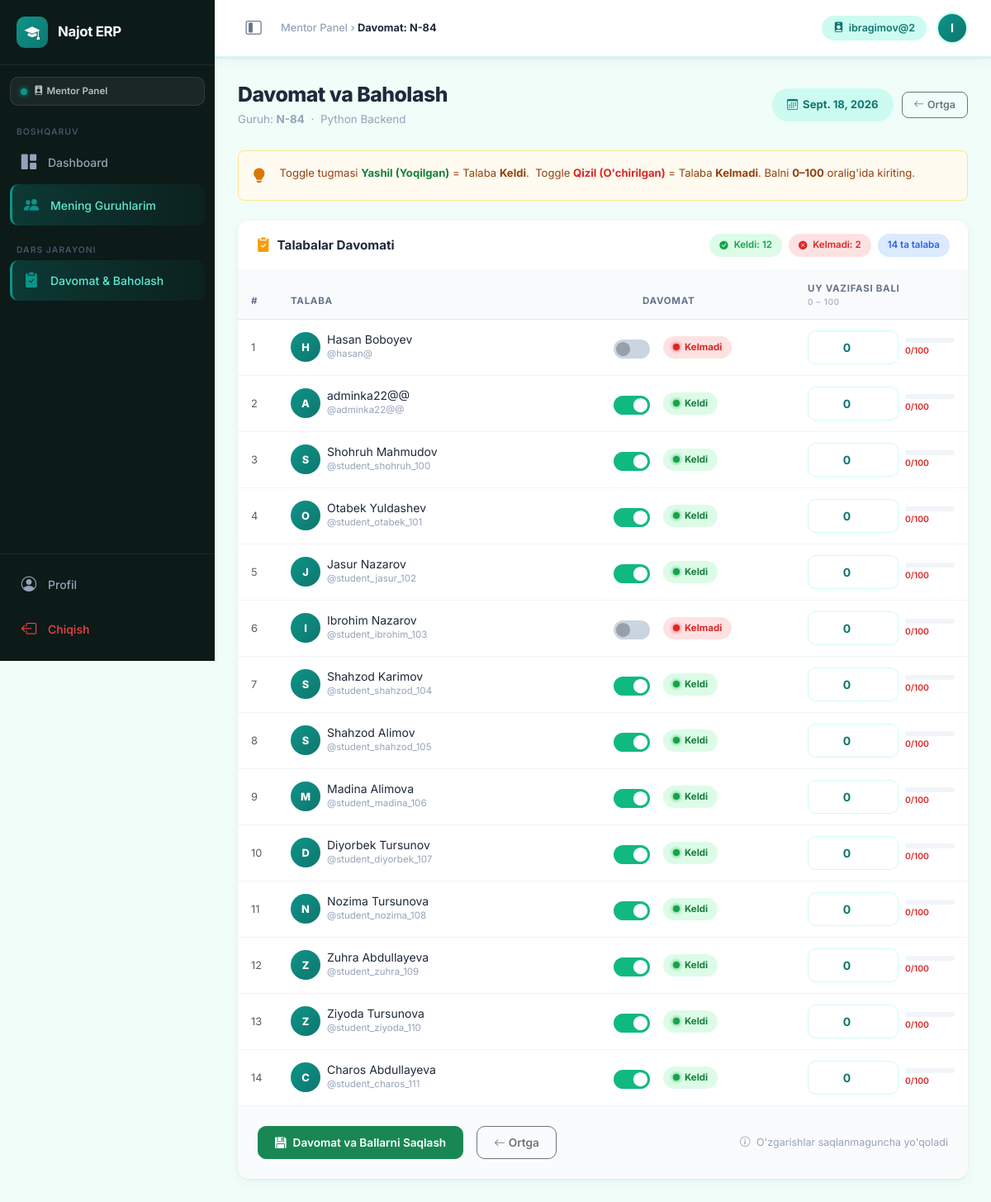
/lms/groups/1/attendance/ (signed in), run on the app's committed database.
### courses/models.py (models this page shows, shortened)
class Group(models.Model):
    name = models.CharField(max_length=50, verbose_name="Guruh nomi")
    course = models.ForeignKey(
        Course,
        on_delete=models.CASCADE,
        related_name='groups',
        verbose_name="Kurs"
    )
    mentor = models.ForeignKey(
        settings.AUTH_USER_MODEL,
        on_delete=models.SET_NULL,
        null=True,
        blank=True,
        related_name='mentor_groups',
        limit_choices_to={'role': 'MENTOR'},
        verbose_name="Mentor"
    )
    start_date = models.DateField(verbose_name="Boshlanish sanasi")
    is_active = models.BooleanField(default=True, verbose_name="Faolmi?")

class Course(models.Model):
    name = models.CharField(max_length=100, verbose_name="Kurs nomi")
    description = models.TextField(blank=True, null=True, verbose_name="Tavsif")
    price = models.DecimalField(max_digits=10, decimal_places=2, verbose_name="Narxi (so'm)")
    duration_months = models.PositiveIntegerField(default=1, verbose_name="Davomiyligi (oy)")

class GroupStudent(models.Model):
    group = models.ForeignKey(
        Group,
        on_delete=models.CASCADE,
        related_name='students',
        verbose_name="Guruh"
    )
    student = models.ForeignKey(
        settings.AUTH_USER_MODEL,
        on_delete=models.CASCADE,
        related_name='enrolled_groups',
        limit_choices_to={'role': 'STUDENT'},
        verbose_name="Talaba"
    )
    joined_at = models.DateField(auto_now_add=True, verbose_name="Qo'shilgan sanasi")
    class Meta:
        unique_together = ('group', 'student')

### users/models.py (models this page shows, shortened)
class User(AbstractUser):
    ROLE_CHOICES = (
        ('ADMIN', 'Admin'),
        ('MENTOR', 'Mentor'),
        ('STUDENT', 'Student'),
    )
    role = models.CharField(max_length=10, choices=ROLE_CHOICES, default='STUDENT')
    phone = models.CharField(max_length=15, blank=True, null=True)  # Telefon maydoni
    avatar = models.ImageField(upload_to='avatars/', blank=True, null=True)  # Profil rasmi
    objects = CustomUserManager()  # Manager'ni shu yerga ulaymiz
    @property
    def is_mentor(self):
        return self.role == 'MENTOR'

### lms/models.py (models this page shows, shortened)
class Attendance(models.Model):
    group_student = models.ForeignKey(
        GroupStudent,
        on_delete=models.CASCADE,
        related_name='attendances',
        verbose_name="Talaba"
    )
    date = models.DateField(verbose_name="Dars sanasi")
    is_present = models.BooleanField(default=True, verbose_name="Keldi/Kelmadi")
    score = models.PositiveIntegerField(default=0, verbose_name="Uy vazifasi bali (0-100)")
    class Meta:
        unique_together = ('group_student', 'date')

### lms/views.py (the view, shortened to what this page needs)
# urls.py: path('groups/<int:group_id>/attendance/', AttendanceView.as_view(), name='attendance'),
class AttendanceView(LoginRequiredMixin, View):
    def get(self, request, group_id):
        group = get_object_or_404(Group, pk=group_id)
        students = GroupStudent.objects.filter(group=group)
        today = date.today()
        attendances = Attendance.objects.filter(group_student__in=students, date=today)
        attendance_dict = {att.group_student_id: att for att in attendances}
        return render(request, 'lms/attendance.html', {
            'group': group,
            'students': students,
            'today': today,
            'attendance_dict': attendance_dict,
        })

### lms/templatetags/lms_extras.py (called while the page is built)
@register.filter
def get_item(dictionary, key):
    return dictionary.get(key)

### templates/lms/attendance.html (shortened to what this page needs)
{% extends 'base_shared.html' %}
{% load lms_extras %}
{% block page_title %}Davomat: {{ group.name }}{% endblock %}
{% block nav_groups %}active{% endblock %}
{% block nav_attendance %}active{% endblock %}
{% block content %}
<div class="page-header">
    <div>
        <h1>Davomat va Baholash</h1>
        <div class="page-subtitle">
            Guruh: <strong>{{ group.name }}</strong>
            &nbsp;·&nbsp;
            <span style="color:#94a3b8;">{{ group.course.name }}</span>
        </div>
    </div>
    <div style="display:flex; align-items:center; gap:10px;">
        <div class="topbar-badge" style="padding:10px 18px; font-size:.82rem;">
            <i class="bi bi-calendar3"></i>
            <span style="font-weight:700;">{{ today }}</span>
        </div>
        <a href="{% url 'group_detail' group.id %}"
           class="btn btn-sm btn-outline-secondary">
            <i class="bi bi-arrow-left me-1"></i>Ortga
        </a>
    </div>
</div>
<div class="d-flex align-items-start gap-3 p-3 mb-4 rounded-3"
     style="background:#fffbf0; border:1.5px solid #fde68a;">
    <i class="bi bi-lightbulb-fill" style="font-size:1.1rem; color:#d97706; flex-shrink:0; margin-top:1px;"></i>
    <div style="font-size:.82rem; color:#92400e; line-height:1.6;">
        Toggle tugmasi <strong style="color:#15803d;">Yashil (Yoqilgan)</strong> = Talaba
        <strong>Keldi</strong>.&nbsp;
        Toggle <strong style="color:#dc2626;">Qizil (O'chirilgan)</strong> = Talaba <strong>Kelmadi</strong>.
        Balni <strong>0–100</strong> oralig'ida kiriting.
    </div>
</div>
<div class="table-card card">
    <div class="card-header d-flex align-items-center gap-2 flex-wrap" style="row-gap:10px;">
        <i class="bi bi-clipboard2-check-fill" style="color:#f59e0b; font-size:1.1rem;"></i>
        <h5 class="me-auto">Talabalar Davomati</h5>
        {% if students %}
        <span class="badge-pill badge-active" id="presentCount">
            <i class="bi bi-check-circle-fill me-1" style="font-size:.65rem;"></i>
            Keldi: <span id="cntPresent">—</span>
        </span>
        <span class="badge-pill badge-inactive" id="absentCount">
            <i class="bi bi-x-circle-fill me-1" style="font-size:.65rem;"></i>
            Kelmadi: <span id="cntAbsent">—</span>
        </span>
        <span class="badge-pill badge-info">{{ students|length }} ta talaba</span>
        {% endif %}
    </div>
    <div class="card-body p-0">
        <form method="post" id="attendanceForm">
            <div class="table-responsive">
                <table class="table" id="attendanceTable">
                    <thead>
                        <tr>
                            <th style="width:48px;">#</th>
                            <th>Talaba</th>
                            <th style="width:200px;">
                                Davomat
                            </th>
                            <th style="width:180px;">
                                Uy Vazifasi Bali
                                <span style="font-size:.63rem; font-weight:400; color:#94a3b8; display:block;">0 – 100</span>
                            </th>
                        </tr>
                    </thead>
                    <tbody>
                        {% for gs in students %}
                        {% with att=attendance_dict|get_item:gs.id %}
                        {% with is_present=att.is_present|default:True %}
                        <tr data-present="{% if not att or att.is_present %}1{% else %}0{% endif %}">
                            <td class="text-muted fw-600" style="font-size:.8rem;">{{ forloop.counter }}</td>
                            <td>
                                <div class="d-flex align-items-center gap-2">
                                    <div style="width:36px;height:36px;border-radius:50%;flex-shrink:0;
                                                display:flex;align-items:center;justify-content:center;
                                                font-size:.8rem; font-weight:800; color:#fff;
                                                background:linear-gradient(135deg,var(--primary),var(--primary-dark));">
                                        {{ gs.student.get_full_name|default:gs.student.username|slice:":1"|upper }}
                                    </div>
                                    <div>
                                        <div class="fw-700" style="font-size:.875rem; color:#1e293b; line-height:1.2;">
                                            {{ gs.student.get_full_name|default:gs.student.username }}
                                        </div>
                                        <div style="font-size:.72rem; color:#94a3b8;">
                                            @{{ gs.student.username }}
                                        </div>
                                    </div>
                                </div>
                            </td>
                            <td>
                                <div class="d-flex align-items-center gap-3">
                                    <div class="form-check form-switch mb-0" style="padding-left:0;">
                                        <input class="form-check-input attend-toggle"
                                               type="checkbox"
                                               role="switch"
                                               id="present_{{ gs.id }}"
                                               name="present_{{ gs.id }}"
                                               data-id="{{ gs.id }}"
                                               {% if not att or att.is_present %}checked{% endif %}>
                                    </div>
                                    {% if not att or att.is_present %}
                                    <span class="attend-indicator present" id="ind_{{ gs.id }}">
                                        <span class="dot"></span>Keldi
                                    </span>
                                    {% else %}
                                    <span class="attend-indicator absent" id="ind_{{ gs.id }}">
                                        <span class="dot"></span>Kelmadi
                                    </span>
                                    {% endif %}
                                </div>
                            </td>
                            <td>
                                <div class="d-flex align-items-center gap-2">
                                    <input type="number" min="0" max="100"
                                           class="score-input"
                                           name="score_{{ gs.id }}"
                                           id="score_{{ gs.id }}"
                                           value="{{ att.score|default:0 }}"
                                           oninput="clampScore(this)">
                                    <div style="flex:1; min-width:60px;">
                                        <div style="height:6px; background:#f1f5f9; border-radius:4px; overflow:hidden;">
                                        </div>
                                        <div id="scoreLbl_{{ gs.id }}"
                                             style="font-size:.65rem; font-weight:600; margin-top:2px;
                                                    color:{% if att.score >= 80 %}#16a34a{% elif att.score >= 50 %}#d97706{% else %}#dc2626{% endif %};">
                                        </div>
                                    </div>
                                </div>
                            </td>
                        </tr>
                        {% endwith %}
                        {% endwith %}
                        {% endfor %}
                    </tbody>
                </table>
            </div>
            {% if students %}
            <div class="d-flex gap-3 align-items-center p-4"
                 style="border-top:1px solid #f1f5f9; background:#fafbfc;">
                <button type="submit" class="btn btn-success">
                    <i class="bi bi-floppy-fill me-2"></i>Davomat va Ballarni Saqlash
                </button>
                <a href="{% url 'group_detail' group.id %}" class="btn btn-outline-secondary">
                    <i class="bi bi-arrow-left me-1"></i>Ortga
                </a>
                <span style="margin-left:auto; font-size:.78rem; color:#94a3b8;">
                    <i class="bi bi-info-circle me-1"></i>
                    O'zgarishlar saqlanmaguncha yo'qoladi
                </span>
            </div>
            {% endif %}
        </form>
    </div>
</div>
{% endblock %}

### templates/base_shared.html (shortened to what this page needs)
<!DOCTYPE html>
<html lang="uz">
<head>
    <link href="https://cdn.jsdelivr.net/npm/bootstrap@5.3.2/dist/css/bootstrap.min.css" rel="stylesheet">
    <link href="https://cdn.jsdelivr.net/npm/bootstrap-icons@1.11.3/font/bootstrap-icons.min.css" rel="stylesheet">
</head>
<body class="{% if user.is_mentor %}role-mentor{% endif %}">
<nav id="sidebar">
    <a href="{% url 'dashboard' %}" class="sidebar-brand">
        <div class="brand-icon">
            {% if user.is_mentor %}
                <i class="bi bi-mortarboard-fill"></i>
            {% else %}
                <i class="bi bi-lightning-charge-fill"></i>
            {% endif %}
        </div>
        <span class="brand-text">Najot ERP</span>
    </a>
    <div class="role-chip">
        <span class="chip-dot"></span>
        <span class="chip-text">
            {% if user.is_mentor %}
                <i class="bi bi-person-badge-fill me-1"></i>Mentor Panel
            {% else %}
                <i class="bi bi-shield-fill-check me-1"></i>Admin Panel
            {% endif %}
        </span>
    </div>
    <div class="sidebar-nav">
        {% if user.is_mentor %}
        <div class="nav-label">Boshqaruv</div>
        <a href="{% url 'dashboard' %}" class="sidebar-item {% block nav_dashboard %}{% endblock %}">
            <i class="bi bi-grid-1x2-fill"></i>
            <span class="item-label">Dashboard</span>
        </a>
        <a href="{% url 'group_list' %}" class="sidebar-item {% block nav_groups %}{% endblock %}">
            <i class="bi bi-people-fill"></i>
            <span class="item-label">Mening Guruhlarim</span>
        </a>
        <div class="nav-label mt-3">Dars Jarayoni</div>
        <a href="{% url 'group_list' %}" class="sidebar-item {% block nav_attendance %}{% endblock %}">
            <i class="bi bi-clipboard2-check-fill"></i>
            <span class="item-label">Davomat & Baholash</span>
        </a>
        {% endif %}
    </div>
    <div class="sidebar-footer">
        <a href="{% url 'profile' %}" class="sidebar-item" style="color:#94a3b8; margin-bottom:4px;">
            <i class="bi bi-person-circle"></i>
            <span class="item-label">Profil</span>
        </a>
        <a href="{% url 'logout' %}" class="sidebar-item">
            <i class="bi bi-box-arrow-left"></i>
            <span class="item-label">Chiqish</span>
        </a>
    </div>
</nav>
<header id="topbar">
    <div class="topbar-left">
        <button id="sidebarToggle" title="Menyuni ochish/yopish">
            <i class="bi bi-layout-sidebar-inset"></i>
        </button>
        <div class="topbar-breadcrumb">
            {% if user.is_mentor %}Mentor Panel{% else %}Admin Panel{% endif %}
            &rsaquo; <span class="current">{% block page_title %}{% endblock %}</span>
        </div>
    </div>
    <div class="topbar-right">
        <div class="topbar-badge">
            {% if user.is_mentor %}
                <i class="bi bi-person-badge-fill"></i>
            {% else %}
                <i class="bi bi-shield-fill-check"></i>
            {% endif %}
            <span>{{ user.get_full_name|default:user.username }}</span>
        </div>
        <a href="{% url 'profile' %}" class="topbar-avatar" title="Profil">
            {{ user.username|slice:":1"|upper }}
        </a>
    </div>
</header>
<main id="main-content">
    <div class="content-wrapper">
        {% block content %}{% endblock %}
    </div>
</main>
</body>
</html>

### data on the page
Group: name "N-84", course.name "Python Backend"
User: get_full_name "ibragimov@2", username "I"
GroupStudent: student.get_full_name "H", student.get_full_name "Hasan Boboyev", student.username "hasan@"
Attendance: score "0"
GroupStudent: student.get_full_name "A", student.get_full_name "adminka22@@", student.username "adminka22@@", id "☑"
Attendance: score "0"
GroupStudent: student.get_full_name "S", student.get_full_name "Shohruh Mahmudov", student.username "student_shohruh_100", id "☑"
Attendance: score "0"
GroupStudent: student.get_full_name "O", student.get_full_name "Otabek Yuldashev", student.username "student_otabek_101", id "☑"
Attendance: score "0"
GroupStudent: student.get_full_name "J", student.get_full_name "Jasur Nazarov", student.username "student_jasur_102", id "☑"
Attendance: score "0"
GroupStudent: student.get_full_name "I", student.get_full_name "Ibrohim Nazarov", student.username "student_ibrohim_103"
Attendance: score "0"
GroupStudent: student.get_full_name "S", student.get_full_name "Shahzod Karimov", student.username "student_shahzod_104", id "☑"
Attendance: score "0"
GroupStudent: student.get_full_name "S", student.get_full_name "Shahzod Alimov", student.username "student_shahzod_105", id "☑"
Attendance: score "0"
GroupStudent: student.get_full_name "M", student.get_full_name "Madina Alimova", student.username "student_madina_106", id "☑"
Attendance: score "0"
GroupStudent: student.get_full_name "D", student.get_full_name "Diyorbek Tursunov", student.username "student_diyorbek_107", id "☑"
Attendance: score "0"
GroupStudent: student.get_full_name "N", student.get_full_name "Nozima Tursunova", student.username "student_nozima_108", id "☑"
Attendance: score "0"
GroupStudent: student.get_full_name "Z", student.get_full_name "Zuhra Abdullayeva", student.username "student_zuhra_109", id "☑"
Attendance: score "0"
GroupStudent: student.get_full_name "Z", student.get_full_name "Ziyoda Tursunova", student.username "student_ziyoda_110", id "☑"
Attendance: score "0"
GroupStudent: student.get_full_name "C", student.get_full_name "Charos Abdullayeva", student.username "student_charos_111", id "☑"
Attendance: score "0"

### other printed values
{{ students|length }} "14"
